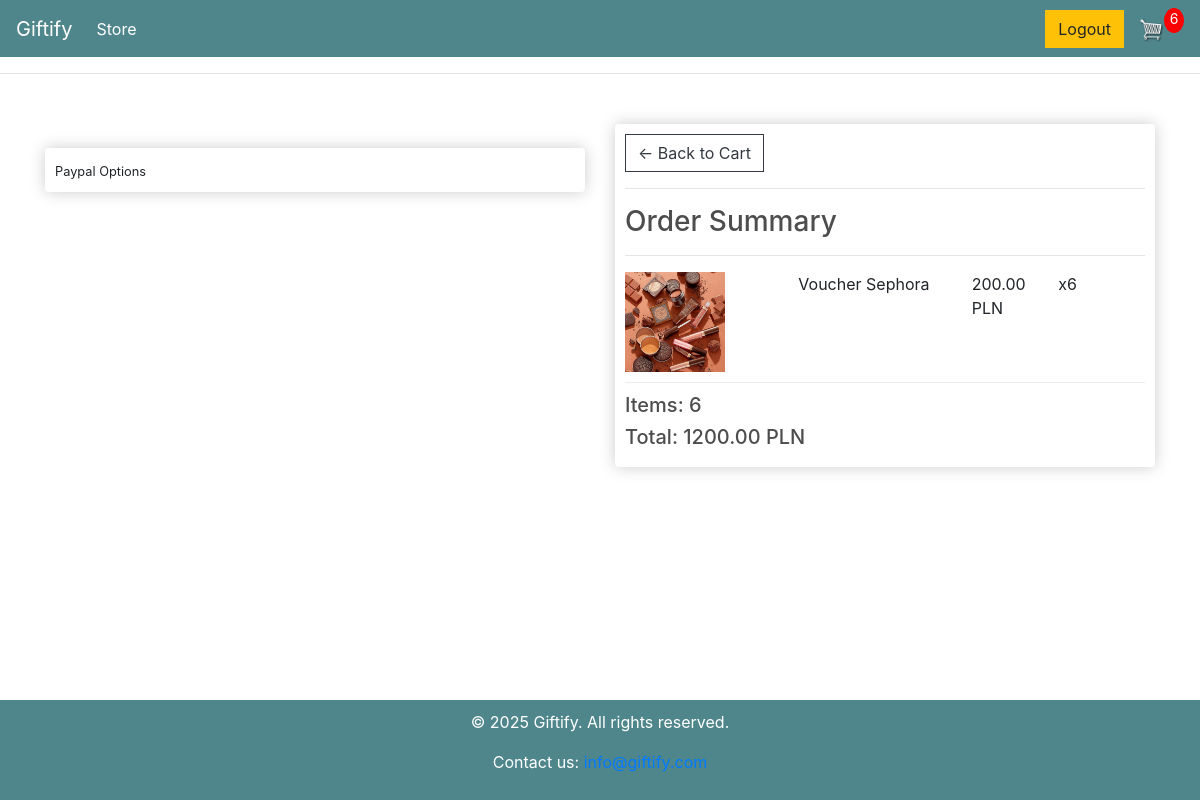
/checkout/ (signed in), run on an earlier commit of the app's database.
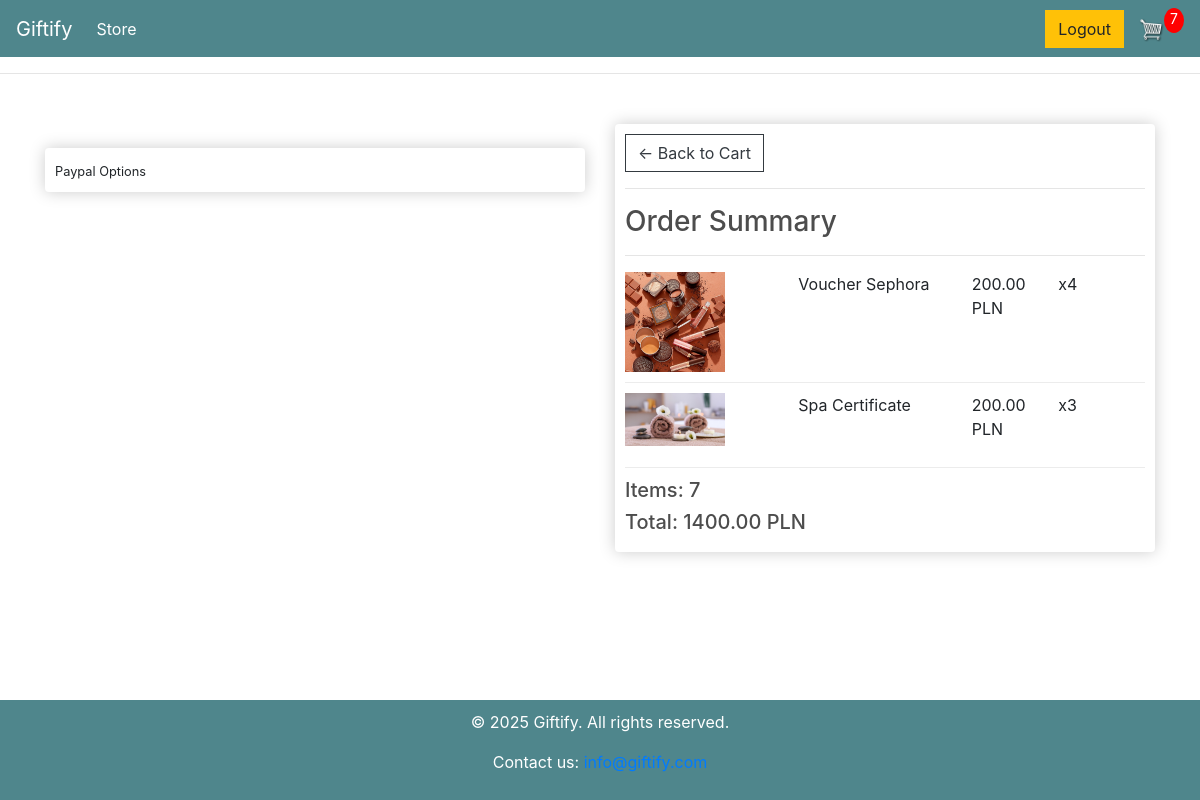
And on a later commit of the database.
### store/models.py (models this page shows, shortened)
class OrderItem(models.Model):
    product = models.ForeignKey(Product, on_delete=models.SET_NULL, null=True)
    order = models.ForeignKey(Order, on_delete=models.SET_NULL, null=True)
    quantity = models.IntegerField(default=0)
    date_added = models.DateTimeField(auto_now_add=True)
    @property
    def get_total(self):
        total = self.product.price * self.quantity
        return total

class Product(models.Model):
    name = models.CharField(max_length=200)
    price = models.DecimalField(max_digits=7, decimal_places=2)
    category = models.ForeignKey(Category, on_delete=models.SET_NULL, null=True)
    place = models.CharField(max_length=200, null=True, blank=True)
    image = models.ImageField(null=True, blank=True)
    discount = models.FloatField(default=0, help_text="Discount percentage (0-100)")
    special_mark = models.CharField(max_length=200, null=True, blank=True, help_text="Special mark for the product")
    @property
    def imageURL(self):
        try:
            url = self.image.url
        except:
            url = ""
        return url

class Order(models.Model):
    customer = models.ForeignKey(Customer, on_delete=models.SET_NULL, null=True)
    date_ordered = models.DateTimeField(auto_now_add=True)
    complete = models.BooleanField(default=False)
    transaction_id = models.CharField(max_length=100, null=True)
    @property
    def get_cart_total(self):
        orderitems = self.orderitem_set.all()
        total = sum([item.get_total for item in orderitems])
        return total
    @property
    def get_cart_items(self):
        orderitems = self.orderitem_set.all()
        total = sum([item.quantity for item in orderitems])
        return total

### store/views.py (the view)
# urls.py: path("checkout/", views.checkout, name="checkout"),
def checkout(request):
    data = cartData(request)
    cartItems = data['cartItems']
    order = data['order']
    items = data['items']
    if request.user.is_authenticated:
        if not hasattr(request.user, 'customer'):
            Customer.objects.create(user=request.user)
    context = {"items": items, "order": order, "cartItems": cartItems}
    return render(request, "store/checkout.html", context)

### store/utils.py (called while the page is built)
def cartData(request):
	if request.user.is_authenticated:
		customer = request.user.customer
		order, created = Order.objects.get_or_create(customer=customer, complete=False)
		items = order.orderitem_set.all()
		cartItems = order.get_cart_items
	else:
		cookiesData = cookieCart(request)
		cartItems = cookiesData['cartItems']
		order = cookiesData['order']
		items = cookiesData['items']
	return {'cartItems':cartItems ,'order':order, 'items':items}

### store/templates/store/checkout.html (shortened to what this page needs)
{% extends 'store/main.html' %} {% load static %} {% block content %}
<div class="row">
  <div class="col-lg-6">
    <br />
    <div class="box-element hidden" id="payment-info">
      <small>Paypal Options</small>
    </div>
  </div>
  <div class="col-lg-6">
    <div class="box-element">
      <a class="btn btn-outline-dark" href="{% url 'cart' %}"
        >&#x2190; Back to Cart</a
      >
      <hr />
      <h3>Order Summary</h3>
      <hr />
      {% for item in items %}
      <div class="cart-row">
        <div style="flex: 2">
          <img class="row-image" src="{{item.product.imageURL}}" />
        </div>
        <div style="flex: 2"><p>{{item.product.name}}</p></div>
        <div style="flex: 1">
          <p>{{item.product.price|floatformat:2}} PLN</p>
        </div>
        <div style="flex: 1"><p>x{{item.quantity}}</p></div>
      </div>
      {% endfor %}
      <h5>Items: {{order.get_cart_items}}</h5>
      <h5>Total: {{order.get_cart_total|floatformat:2}} PLN</h5>
    </div>
  </div>
</div>
{% endblock content %}

What changed in the data, as far as the page shows it:
changed OrderItem "Voucher Sephora": quantity "6" → "4"
added OrderItem: product.imageURL (picture), product.name "Spa Certificate", product.price "200.00", quantity "3"
changed through a linked row, Order: get_cart_items "6" → "7"; get_cart_total "1200.00" → "1400.00"
Also different on the page:
{{ cartItems }}: "6" → "7"
